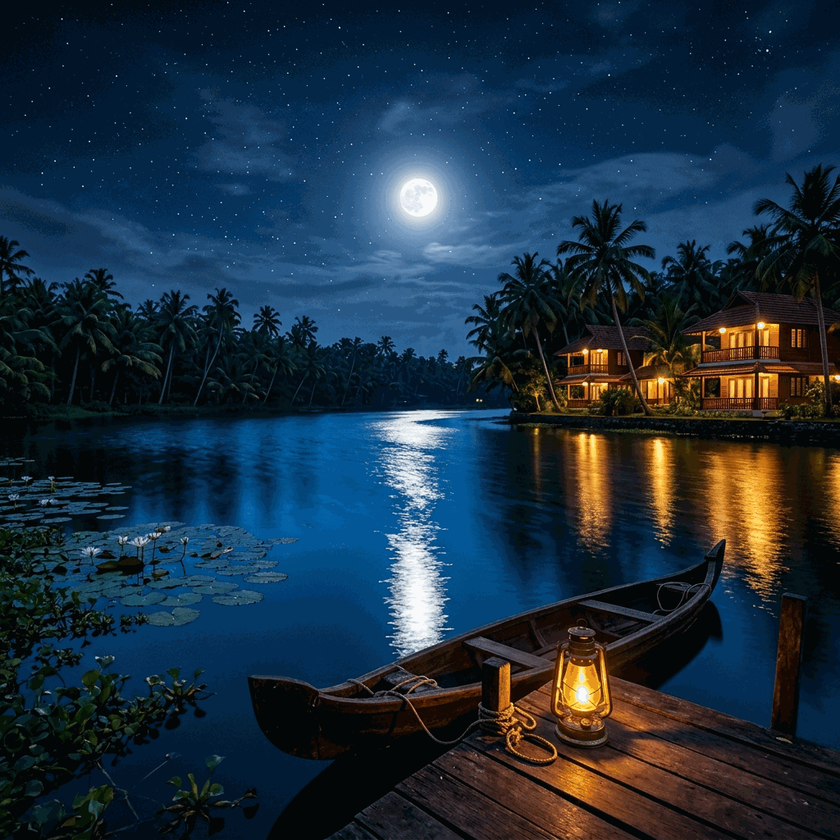
#> input picture assets/moonlit_backwater_hero.png, 840 x 840 px, shrunk from 1024 x 1024 before the run, found by its file name
$ python check_moon_presence.py
#> lines starting #> are read from the running program, lines starting #| are printed output that depends on the picture; after the words box and inside, x2 and y2 are one past the last pixel; in counts of white or black regions, pixels touching at a corner belong together
from PIL import Image
import numpy as np

def check_for_bright_moon(image_path):
#> called with image_path = 'assets/moonlit_backwater_hero.png'
    try:
        with Image.open(image_path) as img:
#> img is the input picture: PIL image 840x840 RGB; mean R, G, B 28.4, 47.3, 62.9
            w, h = img.size
#> w = 840; h = 840
            pixels = np.array(img.convert('RGB'))

            # The moon is usually a very bright circle (RGB values close to 255)
            # Let's count how many pixels are extremely bright (R > 220, G > 200, B > 180)
            bright_pixels = (pixels[:, :, 0] > 220) & (pixels[:, :, 1] > 200) & (pixels[:, :, 2] > 150)
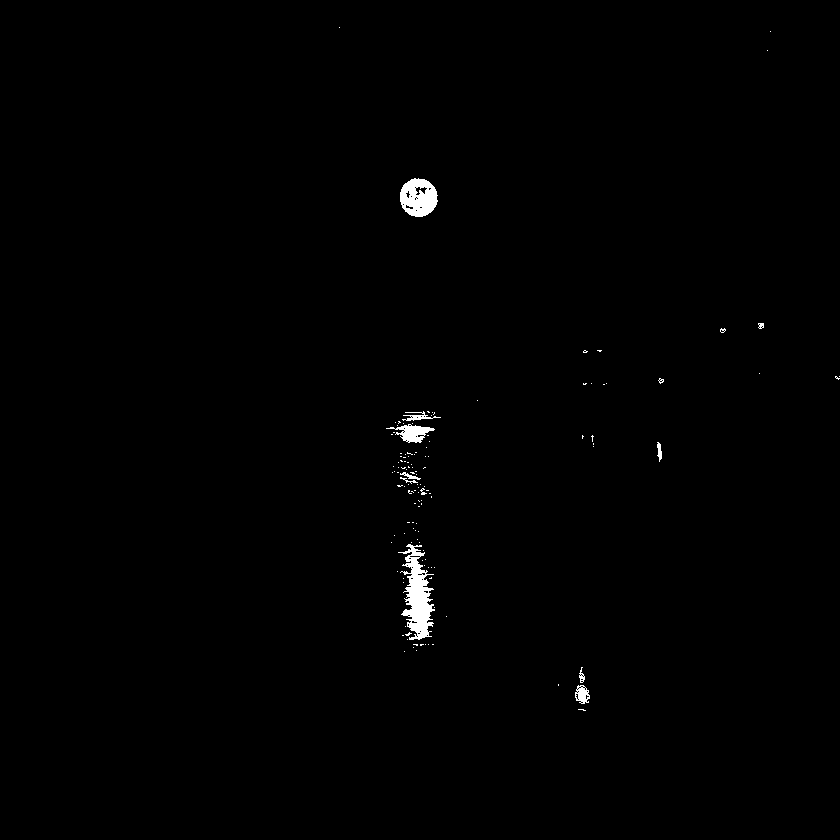
#> bright_pixels: shape (840, 840) bool; 0.58% white; 130 white regions (119 under 20 px), largest, box (x1, y1, x2, y2) and area: (398, 544, 435, 640) 1719, (400, 178, 438, 217) 1065, (386, 424, 435, 443) 432
            num_bright = np.sum(bright_pixels)
#> num_bright = 4095

            # Find the center of these bright pixels
            y_indices, x_indices = np.where(bright_pixels)
#> y_indices = 4095 values from 27 to 710; x_indices = 4095 values, max 839 at index 1131, min 339 at index 0, mean 437.7
            if len(y_indices) > 50:
                center_y = int(np.mean(y_indices))
#> center_y = 457
                center_x = int(np.mean(x_indices))
#> center_x = 437
                print(f"{image_path} contains a bright object (moon?) of size {len(y_indices)} px centered at ({center_x}, {center_y})")
#| assets/moonlit_backwater_hero.png contains a bright object (moon?) of size 4095 px centered at (437, 457)
            else:
                print(f"{image_path} does NOT contain a bright moon object (only {num_bright} bright pixels).")
    except Exception as e:
        print(f"Error checking {image_path}: {e}")

check_for_bright_moon('assets/moonlit_backwater_hero.png')
check_for_bright_moon('assets/moonlit_backwaters_hero.png')
#> call 2 of check_for_bright_moon, with image_path = 'assets/moonlit_backwaters_hero.png'
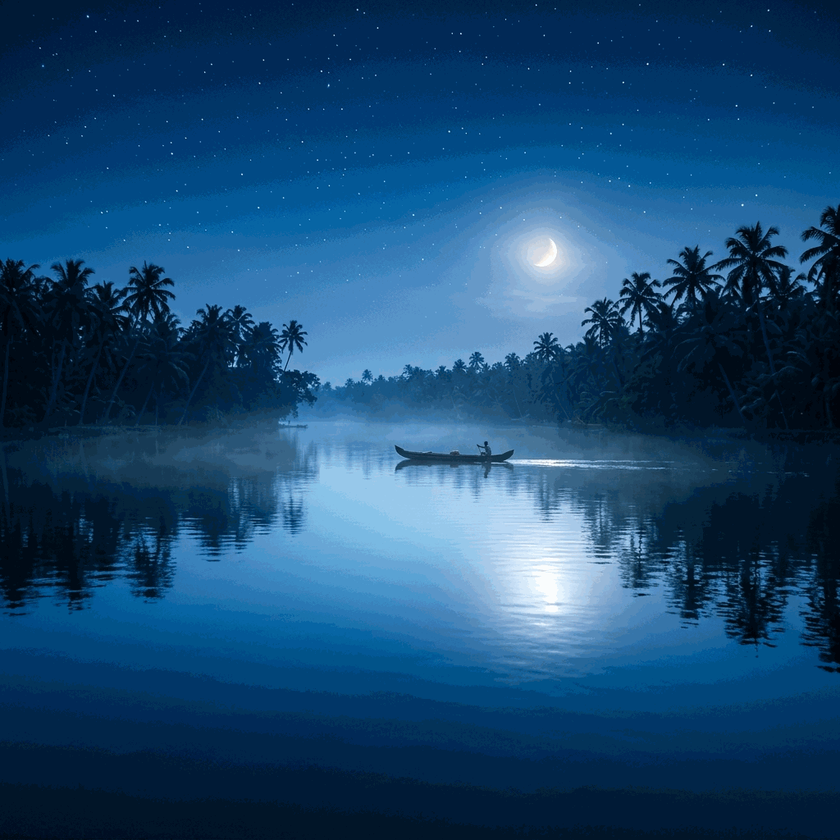
#> input picture assets/moonlit_backwaters_hero.png, 840 x 840 px, shrunk from 1024 x 1024 before the run, found by its file name
#> in check_for_bright_moon, img is the input picture: PIL image 840x840 RGB; mean R, G, B 25, 72.2, 112.5
#> in check_for_bright_moon (call 2), `bright_pixels = (pixels[:, :, 0] > 220) & (pixels[:, :, 1] > 200) & (p..`:
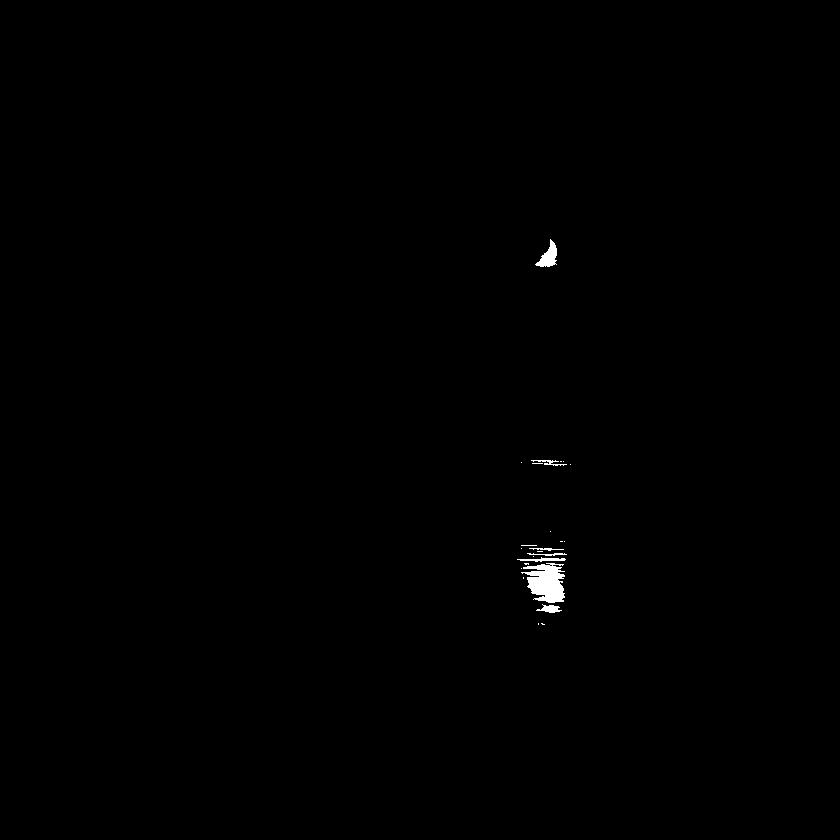
#> bright_pixels: shape (840, 840) bool; 0.28% white; 24 white regions (17 under 20 px), largest, box (x1, y1, x2, y2) and area: (521, 563, 565, 603) 1162, (535, 239, 557, 267) 303, (536, 604, 562, 613) 124
#> in check_for_bright_moon (call 2), `num_bright = np.sum(bright_pixels)`: num_bright = 1969
#> in check_for_bright_moon (call 2), `y_indices, x_indices = np.where(bright_pixels)`: y_indices = 1969 values from 239 to 624; x_indices = 1969 values, max 570 at index 393, min 517 at index 566, mean 546.3
#> in check_for_bright_moon (call 2), `center_y = int(np.mean(y_indices))`: center_y = 524
#> in check_for_bright_moon (call 2), `center_x = int(np.mean(x_indices))`: center_x = 546
#| assets/moonlit_backwaters_hero.png contains a bright object (moon?) of size 1969 px centered at (546, 524)
check_for_bright_moon('assets/moon_bg.png')
#> call 3 of check_for_bright_moon, with image_path = 'assets/moon_bg.png'
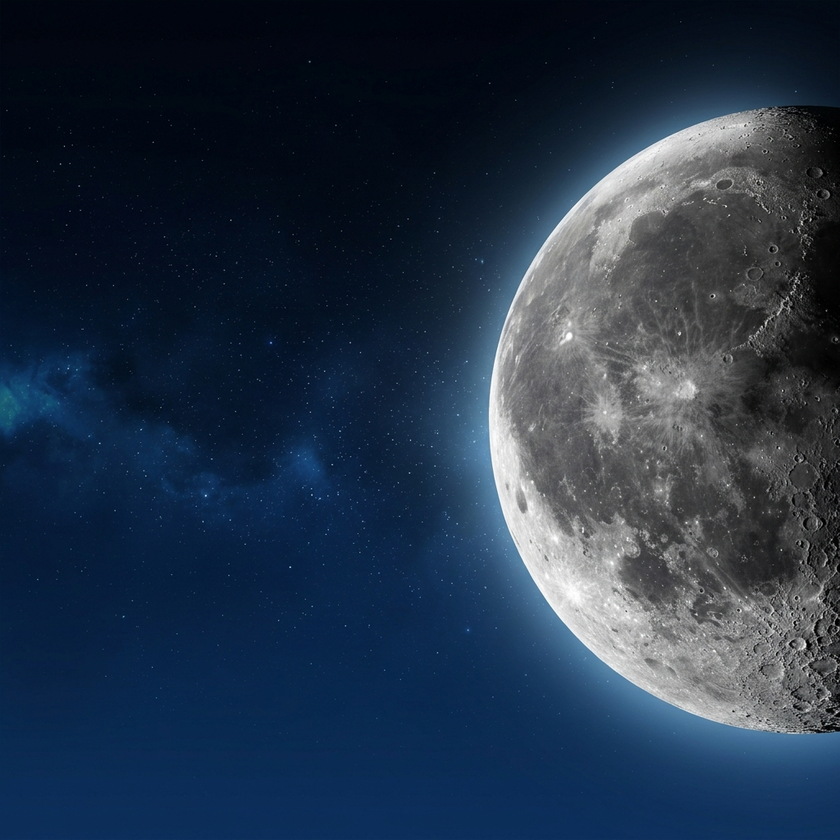
#> input picture assets/moon_bg.png, 840 x 840 px, shrunk from 1024 x 1024 before the run, found by its file name
#> in check_for_bright_moon, img is the input picture: PIL image 840x840 RGB; mean R, G, B 35.4, 51.3, 71
#> in check_for_bright_moon (call 3), `bright_pixels = (pixels[:, :, 0] > 220) & (pixels[:, :, 1] > 200) & (p..`:
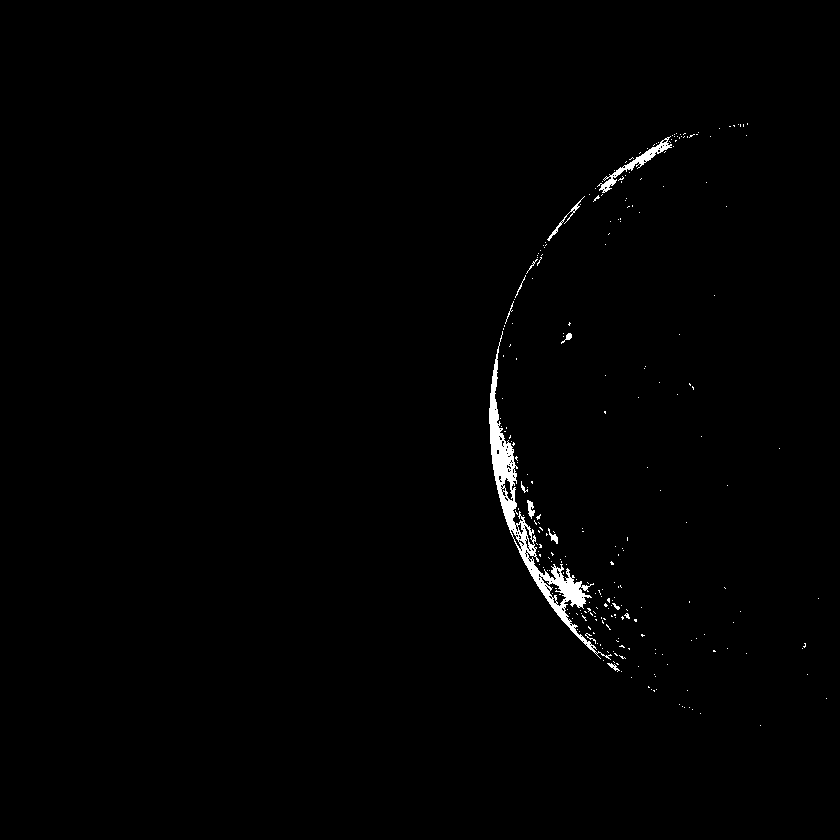
#> bright_pixels: shape (840, 840) bool; 0.83% white; 260 white regions (247 under 20 px), largest, box (x1, y1, x2, y2) and area: (489, 331, 612, 660) 4116, (597, 136, 672, 193) 601, (547, 196, 585, 241) 137
#> in check_for_bright_moon (call 3), `num_bright = np.sum(bright_pixels)`: num_bright = 5865
#> in check_for_bright_moon (call 3), `y_indices, x_indices = np.where(bright_pixels)`: y_indices = 5865 values from 123 to 725; x_indices = 5865 values, max 826 at index 5857, min 489 at index 1337, mean 550.4
#> in check_for_bright_moon (call 3), `center_y = int(np.mean(y_indices))`: center_y = 469
#> in check_for_bright_moon (call 3), `center_x = int(np.mean(x_indices))`: center_x = 550
#| assets/moon_bg.png contains a bright object (moon?) of size 5865 px centered at (550, 469)
